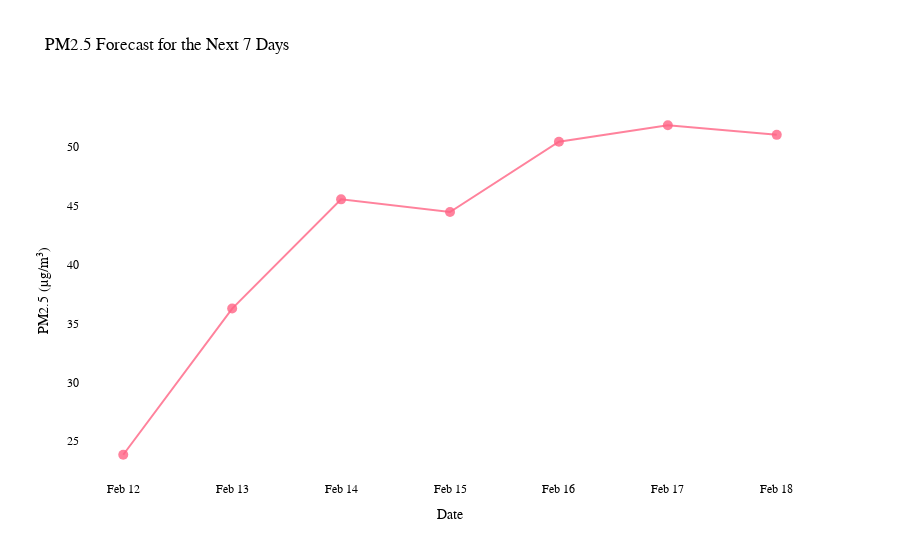

The cell this chart's notebook holds for it:
### Code cell
import plotly.graph_objects as go
import pandas as pd

# result_df ใช้ค่าจริงจาก predictions
result_df = pd.DataFrame({
    'timestamp': future_dates,  # ใช้วันที่ที่ทำนาย
    'predicted_pm_2_5': predictions  # ใช้ค่าการทำนายจริงจาก predictions
})

# สร้างกราฟ
fig = go.Figure()

fig.add_trace(go.Scatter(
    x=result_df['timestamp'],
    y=result_df['predicted_pm_2_5'],
    mode='lines+markers',
    name='Predicted PM2.5',
    marker=dict(color='rgba(255, 99, 132, 0.8)', size=10),
    line=dict(width=2, color='rgba(255, 99, 132, 0.8)'),
))

fig.update_layout(
    title='PM2.5 Forecast for the Next 7 Days',
    xaxis_title='Date',
    yaxis_title='PM2.5 (µg/m³)',
    paper_bgcolor='white',
    plot_bgcolor='white',
    xaxis=dict(
        tickmode='array',
        tickvals=result_df['timestamp'],
        ticktext=result_df['timestamp'].dt.strftime('%b %d')
    ),
    yaxis=dict(
        showgrid=True,  # แสดงกริดในแกน y
        zeroline=False,  # ไม่แสดงเส้นที่ 0
    ),
    font=dict(family="Arial, sans-serif", size=12, color='black'),
    hovermode='closest'  # ให้แสดงผลลัพธ์ที่ใกล้ที่สุดเมื่อ hover
)

fig.show()

### Figure 1 — Plotly figure (JSON) as saved in the notebook; plotly's stock layout.template omitted (floating-point values rounded to 4 significant figures)
{"data": [{"line": {"color": "rgba(255, 99, 132, 0.8)", "width": 2}, "marker": {"color": "rgba(255, 99, 132, 0.8)", "size": 10}, "mode": "lines+markers", "name": "Predicted PM2.5", "type": "scatter", "x": ["2025-02-12T11:15:42", "2025-02-13T11:15:42", "2025-02-14T11:15:42", "2025-02-15T11:15:42", "2025-02-16T11:15:42", "2025-02-17T11:15:42", "2025-02-18T11:15:42"], "y": [23.84, 36.27, 45.56, 44.48, 50.45, 51.86, 51.04]}], "layout": {"font": {"color": "black", "family": "Arial, sans-serif", "size": 12}, "hovermode": "closest", "paper_bgcolor": "white", "plot_bgcolor": "white", "title": {"text": "PM2.5 Forecast for the Next 7 Days"}, "xaxis": {"tickmode": "array", "ticktext": ["Feb 12", "Feb 13", "Feb 14", "Feb 15", "Feb 16", "Feb 17", "Feb 18"], "tickvals": ["2025-02-12T11:15:42", "2025-02-13T11:15:42", "2025-02-14T11:15:42", "2025-02-15T11:15:42", "2025-02-16T11:15:42", "2025-02-17T11:15:42", "2025-02-18T11:15:42"], "title": {"text": "Date"}}, "yaxis": {"showgrid": true, "title": {"text": "PM2.5 (µg/m³)"}, "zeroline": false}}}
